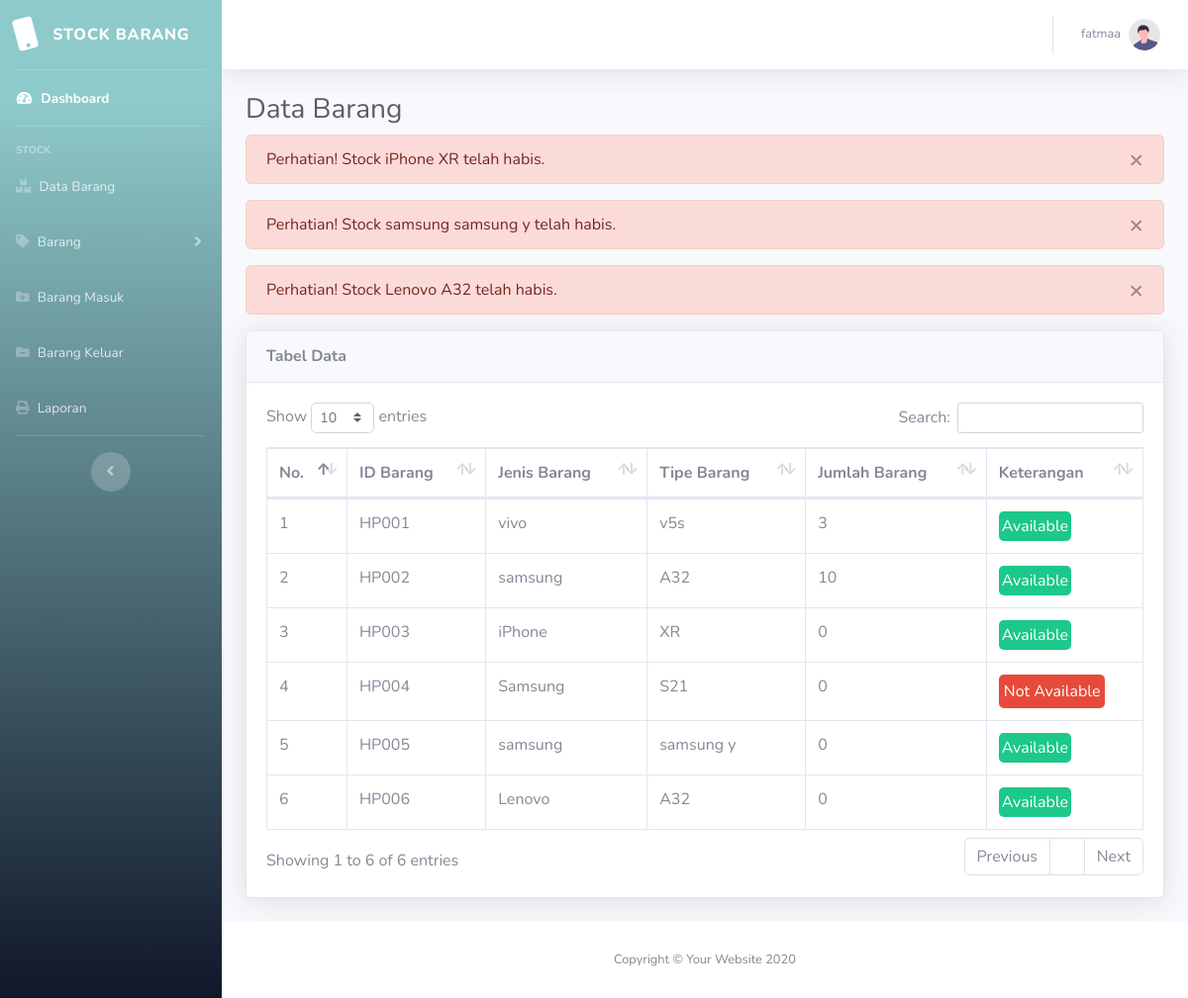
The app's page /admin/databarang.php (signed in) with its own data.
### tables this page shows
CREATE TABLE `jenisbarang` (
  `id` int(11) NOT NULL,
  `idbarang` varchar(11) NOT NULL,
  `image` varchar(99) NOT NULL,
  `merkbarang` varchar(20) NOT NULL,
  `tipebarang` varchar(20) NOT NULL,
  `ket` varchar(20) NOT NULL,
  `jumlah` int(11) NOT NULL,
  `deskripsi` text NOT NULL
);

### admin/databarang.php (the view, shortened to what this page needs)
<?php
include "layout/header.php";
?>
<div class="container-fluid">
    <h1 class="h3 mb-2 text-gray-800">Data Barang</h1>
    <?php
        $ambildatastock = mysqli_query($conn, "select * from jenisbarang where jumlah < 1 AND ket = 2 ");
        while($fetch=mysqli_fetch_array($ambildatastock)){
            $merkbarang = $fetch['merkbarang'];
            $tipebarang = $fetch['tipebarang'];
        ?>
        <div class="alert alert-danger alert-dismissible fade show" role="alert">
        <strong></strong> Perhatian!</strong> Stock <?=$merkbarang;?> <?=$tipebarang;?> telah habis.
        <button type="button" class="close" data-dismiss="alert" aria-label="Close">
            <span aria-hidden="true">&times;</span>
        </button>
        </div>
    <?php
        }
    ?>
    <div class="card shadow mb-4">
        <div class="card-header py-3">
            <h6 class="m-0 font-weight-bold text-primary">Tabel Data</h6>
        </div>
        <div class="card-body">
            <div class="table-responsive">
                <table class="table table-bordered" id="dataTable" width="100%" cellspacing="0">
                    <thead>
                        <tr>
                            <th>No.</th>
                            <th>ID Barang</th>
                            <th>Jenis Barang </th>
                            <th>Tipe Barang </th>
                            <th>Jumlah Barang</th>
                            <th>Keterangan</th>
                        </tr>
                    </thead>
                    <tbody>
                        <?php
                        $tampildatastok=mysqli_query($conn, "select * from jenisbarang");
                        $i=1;
                        while ($data=mysqli_fetch_array($tampildatastok)) {
                            $idb =$data['idbarang'];
                            $merkbarang =$data['merkbarang'];
                            $tipebarang =$data['tipebarang'];
                            $jumlah =$data['jumlah'];
                            $ket =$data['ket'];
                        ?>
                        <tr>
                            <td><?php
                                echo $i;
                                $i++;
                                ?>
                            </td>
                            <td><?=$idb;?></td>
                            <td><?=$merkbarang;?></td>
                            <td><?=$tipebarang;?></td>
                            <td><?=$jumlah;?></td>
                            <td><?php if ($ket==2){
                                echo "<p class=\"status2\" >  Available";
                            } else {
                                echo "<p class=\"status1\" > Not Available" ;
                            } ?></td>
                        </tr>
                        <?php
                            };
                        ?>
                    </tbody>
                </table>
            </div>
        </div>
    </div>
</div>
<?php
include "layout/footer.php";
?>

### admin/layout/header.php (style rules this page uses)
.status2 { color: white; background-color: #1cc88a; margin: auto 0px auto 0px; border-radius: 5px; text-align: center; display: table; padding: 3px; }
.status1 { color: white; background-color: #e74a3b; margin: auto 0px auto 0px; border-radius: 5px; text-align: center; display: table; padding: 5px; }

### records on screen
jenisbarang: merkbarang "iPhone", tipebarang "XR", idbarang "HP003", jumlah "0", ket "Available"
jenisbarang: merkbarang "samsung", tipebarang "samsung y", idbarang "HP005", jumlah "0", ket "Available"
jenisbarang: merkbarang "Lenovo", tipebarang "A32", idbarang "HP006", jumlah "0", ket "Available"
jenisbarang: idbarang "HP001", merkbarang "vivo", tipebarang "v5s", jumlah "3", ket "Available"
jenisbarang: idbarang "HP002", merkbarang "samsung", tipebarang "A32", jumlah "10", ket "Available"
jenisbarang: idbarang "HP004", merkbarang "Samsung", tipebarang "S21", jumlah "0", ket "Not Available"

### other values on screen
$_SESSION[username] "fatmaa"
